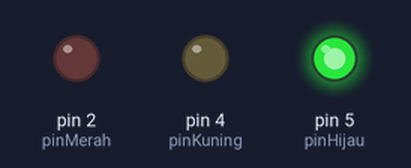
Recording of a sketch running on a simulated Arduino Uno, built with avr-gcc and run on an emulated ATmega328P. Parts: output pins drawn as LEDs (lit = HIGH).

Above: at 2.0 s.
At 12.5 s:
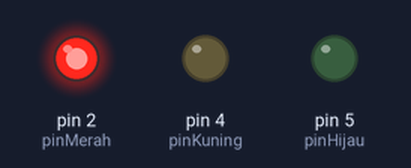
At 24.5 s:
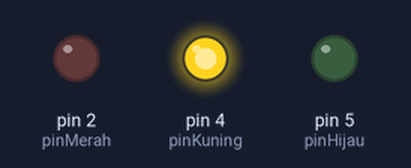
Timing chart, 0 to 26.0 s (numbered marks = the images above):
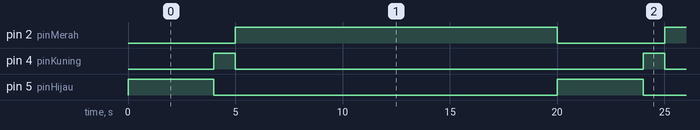

Measured:
- by itself, pin 2 (pinMerah): alternates HIGH for 15.0 s and LOW for 5.0 s
- by itself, pin 4 (pinKuning): alternates HIGH for 1.0 s and LOW for 19.0 s
- by itself, pin 5 (pinHijau): alternates HIGH for 4.0 s and LOW for 16.0 s

The sketch:

blinkWithoutDelay.ino
```cpp
int pinMerah = 2;
int pinKuning = 4;
int pinHijau = 5;

bool hijau;
bool merah;
bool kuning;

long mulai = 0;
long interval = 20000;
void setup() {
  // put your setup code here, to run once:
  pinMode(pinMerah, OUTPUT);
  pinMode(pinKuning, OUTPUT);
  pinMode(pinHijau, OUTPUT);

}

void loop() {
  // put your main code here, to run repeatedly:
  unsigned long waktu = millis();
  unsigned long sisaWaktu = waktu - mulai;
  if (sisaWaktu > interval){
    mulai = waktu;
  }

  //jalan 1
  if (sisaWaktu < 4000){
        merah = LOW;
        kuning = LOW;
        hijau = HIGH;
        }
      if (sisaWaktu > 4000 && sisaWaktu < 5000 ){
        merah = LOW;
        kuning = HIGH;
        hijau = LOW;
        }
      if (sisaWaktu > 5000  ){
        merah = HIGH;
        kuning = LOW;
        hijau = LOW;
        }
        //code jalan 1

        digitalWrite(pinMerah,merah);
        digitalWrite(pinHijau,hijau);
        digitalWrite(pinKuning,kuning);


}
```
